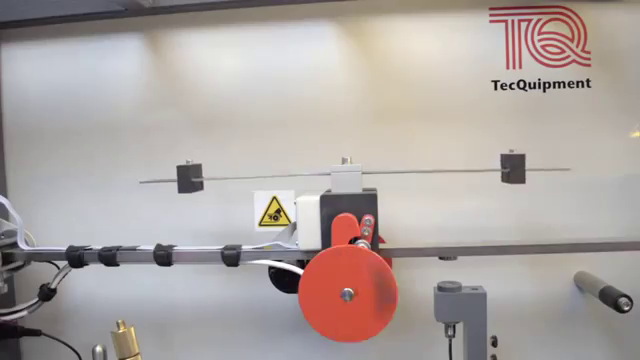
#> input picture frame 4 of media/3.1.mp4, 640 x 360 px
$ python DIP_3.1.py
#> lines starting #> are read from the running program, lines starting #| are printed output that depends on the picture; after the words box and inside, x2 and y2 are one past the last pixel; in counts of white or black regions, pixels touching at a corner belong together
import cv2
import numpy as np
import matplotlib.pyplot as plt

vid = cv2.VideoCapture('media/3.1.mp4')
freq = 0
fps = vid.get(cv2.CAP_PROP_FPS)
total_frames = vid.get(cv2.CAP_PROP_FRAME_COUNT)

y = []
oscillation = 0
num_frames = int(total_frames - 2)
duration = num_frames / fps
y_mean = 0

while vid.isOpened():
    ret, img = vid.read()
#> img is the input picture: shape (360, 640, 3); mean B, G, R 162.3, 165.2, 173.9
    if ret:
        roi = img[130:200, 480:550, :]
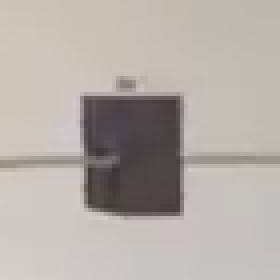
#> roi: shape (70, 70, 3) (shown 4 times larger); mean B, G, R 168.8, 174.2, 180.7
        img_gray = cv2.cvtColor(roi, cv2.COLOR_BGR2GRAY)
        threshold = np.max(img_gray) / 2
#> threshold = 104
        img_gray = cv2.GaussianBlur(img_gray, (5, 5), 0, 0)
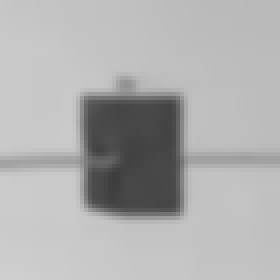
#> img_gray: shape (70, 70) (shown 4 times larger); min 61, max 207, mean 175.5
        _, thresh = cv2.threshold(img_gray, threshold, 255, cv2.THRESH_BINARY_INV)
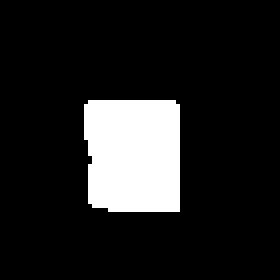
#> thresh: shape (70, 70) (shown 4 times larger); 13.1% white; 1 white region, box (x1, y1, x2, y2) and area: (21, 25, 45, 53) 644
        kernel = np.ones((5, 5))
        # cv2.imshow('thresh', thresh)
        res = cv2.erode(thresh, kernel, iterations=2)
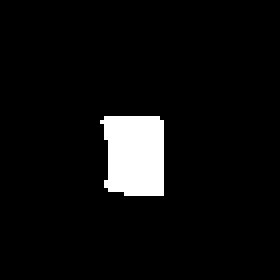
#> res: shape (70, 70) (shown 4 times larger); 5.8% white; 1 white region, box (x1, y1, x2, y2) and area: (25, 29, 41, 49) 284
        res = cv2.dilate(res, kernel, iterations=2)
        # cv2.imshow('final', res)

        m = cv2.moments(res)
#> m = moments, m00 164220, centre m10/m00, m01/m00 = (32.94, 38.27)
        if m['m00'] == 0:
            continue
        else:
            cx = int(m['m10'] / m['m00'])
#> cx = 32
            y_act = m['m01'] / m['m00']
#> y_act = 38.27
            cy = int(y_act)
#> cy = 38
            res = cv2.merge((res, res, res))
            centroid = cv2.circle(res, (cx, cy), 2, (0, 0, 255), -1)
            cv2.imshow('centroid', centroid)

            y.append(y_act)

        if len(y) >= num_frames:
            break
        if cv2.waitKey(10) & 0xFF == ord('q'):
#> (key q is pressed here)
            exit(0)
#> (the program exits here)

$ run again, starting later in the video
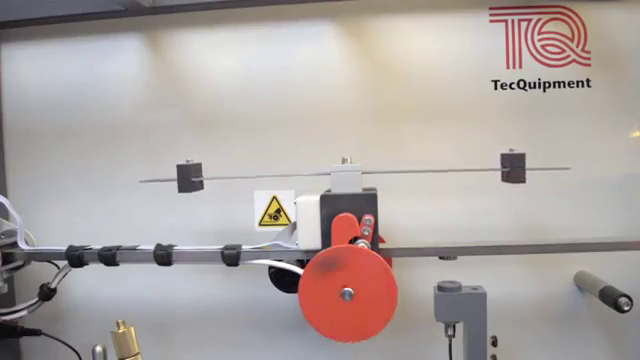
#> input picture frame 38 of media/3.1.mp4, 640 x 360 px
#> img is the input picture: shape (360, 640, 3); mean B, G, R 162.8, 165.2, 174.1
#> `roi = img[130:200, 480:550, :]`:
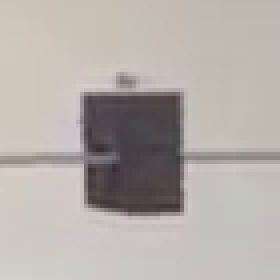
#> roi: shape (70, 70, 3) (shown 4 times larger); mean B, G, R 169.4, 173.7, 180.6
#> threshold = 104
#> thresh: shape (70, 70); 13.4% white; 1 white region, box (x1, y1, x2, y2) and area: (21, 24, 45, 53) 657
#> `res = cv2.erode(thresh, kernel, iterations=2)`:
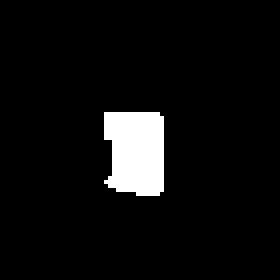
#> res: shape (70, 70) (shown 4 times larger); 5.8% white; 1 white region, box (x1, y1, x2, y2) and area: (26, 28, 41, 49) 282
#> m = moments, m00 165750, centre m10/m00, m01/m00 = (33.17, 37.74)
#> cx = 33
#> y_act = 37.74
#> cy = 37
